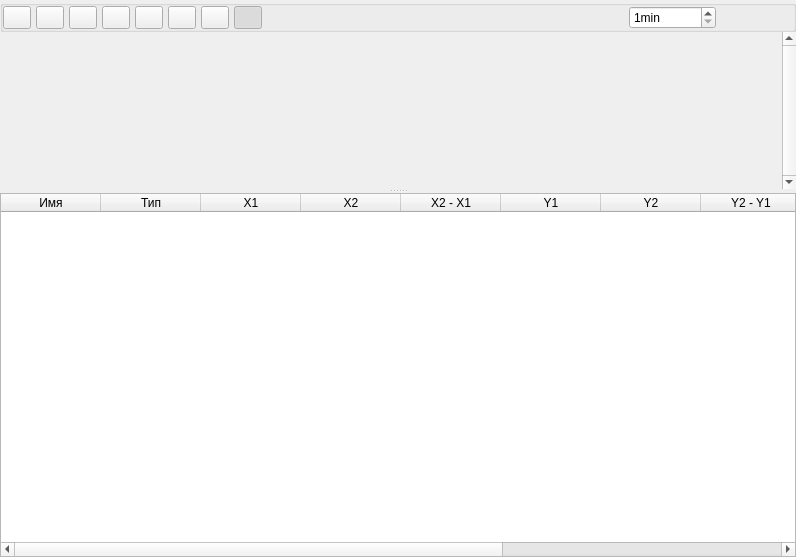
<?xml version="1.0" encoding="UTF-8"?>
<ui version="4.0">
 <class>GraphPanelWidget</class>
 <widget class="QWidget" name="GraphPanelWidget">
  <property name="geometry">
   <rect>
    <x>0</x>
    <y>0</y>
    <width>796</width>
    <height>557</height>
   </rect>
  </property>
  <property name="windowTitle">
   <string>GraphPanelWidget</string>
  </property>
  <layout class="QVBoxLayout" name="verticalLayout_4">
   <property name="spacing">
    <number>0</number>
   </property>
   <property name="leftMargin">
    <number>0</number>
   </property>
   <property name="topMargin">
    <number>0</number>
   </property>
   <property name="rightMargin">
    <number>0</number>
   </property>
   <property name="bottomMargin">
    <number>0</number>
   </property>
   <item>
    <widget class="QSplitter" name="splitter_2">
     <property name="orientation">
      <enum>Qt::Vertical</enum>
     </property>
     <widget class="QWidget" name="layoutWidget">
      <layout class="QVBoxLayout" name="verticalLayout">
       <property name="spacing">
        <number>0</number>
       </property>
       <item>
        <widget class="QGroupBox" name="groupBox">
         <property name="title">
          <string/>
         </property>
         <layout class="QHBoxLayout" name="horizontalLayout">
          <property name="spacing">
           <number>5</number>
          </property>
          <property name="leftMargin">
           <number>0</number>
          </property>
          <property name="topMargin">
           <number>0</number>
          </property>
          <property name="rightMargin">
           <number>0</number>
          </property>
          <property name="bottomMargin">
           <number>0</number>
          </property>
          <item>
           <widget class="QPushButton" name="btnResizeByAuto">
            <property name="maximumSize">
             <size>
              <width>28</width>
              <height>28</height>
             </size>
            </property>
            <property name="toolTip">
             <string>автошкала [CTRL+A]</string>
            </property>
            <property name="text">
             <string/>
            </property>
            <property name="icon">
             <iconset resource="../../SVMonitor/resources/resource.qrc">
              <normaloff>:/SVGp/images/iconResAuto.png</normaloff>:/SVGp/images/iconResAuto.png</iconset>
            </property>
            <property name="iconSize">
             <size>
              <width>23</width>
              <height>23</height>
             </size>
            </property>
            <property name="shortcut">
             <string>Ctrl+A</string>
            </property>
           </widget>
          </item>
          <item>
           <widget class="QPushButton" name="btnResizeByTime">
            <property name="maximumSize">
             <size>
              <width>28</width>
              <height>28</height>
             </size>
            </property>
            <property name="toolTip">
             <string>автошкала по времени  [CTRL+S]</string>
            </property>
            <property name="text">
             <string/>
            </property>
            <property name="icon">
             <iconset resource="../../SVMonitor/resources/resource.qrc">
              <normaloff>:/SVGp/images/iconResByTime.png</normaloff>:/SVGp/images/iconResByTime.png</iconset>
            </property>
            <property name="iconSize">
             <size>
              <width>23</width>
              <height>25</height>
             </size>
            </property>
            <property name="shortcut">
             <string>Ctrl+S</string>
            </property>
           </widget>
          </item>
          <item>
           <widget class="QPushButton" name="btnResizeByValue">
            <property name="maximumSize">
             <size>
              <width>28</width>
              <height>28</height>
             </size>
            </property>
            <property name="toolTip">
             <string>автошкала по амплитуде [CTRL+D]</string>
            </property>
            <property name="text">
             <string/>
            </property>
            <property name="icon">
             <iconset resource="../../SVMonitor/resources/resource.qrc">
              <normaloff>:/SVGp/images/iconResByValue.png</normaloff>:/SVGp/images/iconResByValue.png</iconset>
            </property>
            <property name="shortcut">
             <string>Ctrl+D</string>
            </property>
           </widget>
          </item>
          <item>
           <widget class="QPushButton" name="btnUndo">
            <property name="maximumSize">
             <size>
              <width>28</width>
              <height>28</height>
             </size>
            </property>
            <property name="toolTip">
             <string>вернуться [CTRL+Z]</string>
            </property>
            <property name="text">
             <string/>
            </property>
            <property name="icon">
             <iconset resource="../../SVMonitor/resources/resource.qrc">
              <normaloff>:/SVGp/images/bw.png</normaloff>:/SVGp/images/bw.png</iconset>
            </property>
            <property name="shortcut">
             <string>Ctrl+Z</string>
            </property>
           </widget>
          </item>
          <item>
           <widget class="QPushButton" name="btnColorUpdate">
            <property name="maximumSize">
             <size>
              <width>28</width>
              <height>28</height>
             </size>
            </property>
            <property name="toolTip">
             <string>сменить цвета  [CTRL+F]</string>
            </property>
            <property name="text">
             <string/>
            </property>
            <property name="icon">
             <iconset resource="../../SVMonitor/resources/resource.qrc">
              <normaloff>:/SVGp/images/color_wheel.png</normaloff>:/SVGp/images/color_wheel.png</iconset>
            </property>
            <property name="shortcut">
             <string>Ctrl+F</string>
            </property>
           </widget>
          </item>
          <item>
           <widget class="QPushButton" name="btnScalePos">
            <property name="maximumSize">
             <size>
              <width>28</width>
              <height>28</height>
             </size>
            </property>
            <property name="toolTip">
             <string>масштаб +</string>
            </property>
            <property name="text">
             <string/>
            </property>
            <property name="icon">
             <iconset resource="../../SVMonitor/resources/resource.qrc">
              <normaloff>:/SVGp/images/scalePos.png</normaloff>:/SVGp/images/scalePos.png</iconset>
            </property>
            <property name="iconSize">
             <size>
              <width>25</width>
              <height>25</height>
             </size>
            </property>
            <property name="shortcut">
             <string>+</string>
            </property>
            <property name="autoRepeat">
             <bool>true</bool>
            </property>
           </widget>
          </item>
          <item>
           <widget class="QPushButton" name="btnScaleNeg">
            <property name="maximumSize">
             <size>
              <width>28</width>
              <height>28</height>
             </size>
            </property>
            <property name="toolTip">
             <string>масштаб -</string>
            </property>
            <property name="text">
             <string/>
            </property>
            <property name="icon">
             <iconset resource="../../SVMonitor/resources/resource.qrc">
              <normaloff>:/SVGp/images/scaleNeg.png</normaloff>:/SVGp/images/scaleNeg.png</iconset>
            </property>
            <property name="iconSize">
             <size>
              <width>25</width>
              <height>25</height>
             </size>
            </property>
            <property name="shortcut">
             <string>-</string>
            </property>
            <property name="autoRepeat">
             <bool>true</bool>
            </property>
           </widget>
          </item>
          <item>
           <widget class="QPushButton" name="btnAScale">
            <property name="maximumSize">
             <size>
              <width>28</width>
              <height>28</height>
             </size>
            </property>
            <property name="toolTip">
             <string>автошкала [CTRL+G]</string>
            </property>
            <property name="text">
             <string/>
            </property>
            <property name="icon">
             <iconset resource="../../SVMonitor/resources/resource.qrc">
              <normaloff>:/SVGp/images/ascale.png</normaloff>:/SVGp/images/ascale.png</iconset>
            </property>
            <property name="iconSize">
             <size>
              <width>30</width>
              <height>30</height>
             </size>
            </property>
            <property name="shortcut">
             <string>Ctrl+G</string>
            </property>
            <property name="checkable">
             <bool>true</bool>
            </property>
            <property name="checked">
             <bool>true</bool>
            </property>
           </widget>
          </item>
          <item>
           <spacer name="horizontalSpacer_3">
            <property name="orientation">
             <enum>Qt::Horizontal</enum>
            </property>
            <property name="sizeHint" stdset="0">
             <size>
              <width>40</width>
              <height>20</height>
             </size>
            </property>
           </spacer>
          </item>
          <item>
           <widget class="QSpinBox" name="spnPeriodTimeMin">
            <property name="suffix">
             <string>min</string>
            </property>
            <property name="minimum">
             <number>1</number>
            </property>
            <property name="maximum">
             <number>1000000</number>
            </property>
           </widget>
          </item>
          <item>
           <spacer name="horizontalSpacer_4">
            <property name="orientation">
             <enum>Qt::Horizontal</enum>
            </property>
            <property name="sizeType">
             <enum>QSizePolicy::Fixed</enum>
            </property>
            <property name="sizeHint" stdset="0">
             <size>
              <width>40</width>
              <height>20</height>
             </size>
            </property>
           </spacer>
          </item>
          <item>
           <widget class="QLabel" name="label">
            <property name="maximumSize">
             <size>
              <width>100</width>
              <height>28</height>
             </size>
            </property>
            <property name="text">
             <string/>
            </property>
            <property name="pixmap">
             <pixmap resource="../../SVMonitor/resources/resource.qrc">:/SVGp/images/SVLabel.png</pixmap>
            </property>
            <property name="scaledContents">
             <bool>true</bool>
            </property>
           </widget>
          </item>
          <item>
           <spacer name="horizontalSpacer_5">
            <property name="orientation">
             <enum>Qt::Horizontal</enum>
            </property>
            <property name="sizeType">
             <enum>QSizePolicy::Fixed</enum>
            </property>
            <property name="sizeHint" stdset="0">
             <size>
              <width>25</width>
              <height>20</height>
             </size>
            </property>
           </spacer>
          </item>
         </layout>
        </widget>
       </item>
       <item>
        <widget class="QScrollArea" name="scrollArea">
         <property name="acceptDrops">
          <bool>true</bool>
         </property>
         <property name="frameShape">
          <enum>QFrame::NoFrame</enum>
         </property>
         <property name="verticalScrollBarPolicy">
          <enum>Qt::ScrollBarAlwaysOn</enum>
         </property>
         <property name="widgetResizable">
          <bool>true</bool>
         </property>
         <widget class="QWidget" name="scrollAreaWidgetContents">
          <property name="geometry">
           <rect>
            <x>0</x>
            <y>0</y>
            <width>780</width>
            <height>159</height>
           </rect>
          </property>
          <layout class="QVBoxLayout" name="verticalLayout_3">
           <property name="leftMargin">
            <number>0</number>
           </property>
           <property name="topMargin">
            <number>0</number>
           </property>
           <property name="rightMargin">
            <number>0</number>
           </property>
          </layout>
         </widget>
        </widget>
       </item>
      </layout>
     </widget>
     <widget class="QTableWidget" name="tblValues">
      <property name="sizePolicy">
       <sizepolicy hsizetype="Preferred" vsizetype="Preferred">
        <horstretch>0</horstretch>
        <verstretch>0</verstretch>
       </sizepolicy>
      </property>
      <property name="rowCount">
       <number>0</number>
      </property>
      <column>
       <property name="text">
        <string>Имя</string>
       </property>
      </column>
      <column>
       <property name="text">
        <string>Тип</string>
       </property>
      </column>
      <column>
       <property name="text">
        <string>X1</string>
       </property>
      </column>
      <column>
       <property name="text">
        <string>X2</string>
       </property>
      </column>
      <column>
       <property name="text">
        <string>X2 - X1</string>
       </property>
      </column>
      <column>
       <property name="text">
        <string>Y1</string>
       </property>
      </column>
      <column>
       <property name="text">
        <string>Y2</string>
       </property>
      </column>
      <column>
       <property name="text">
        <string>Y2 - Y1</string>
       </property>
      </column>
      <column>
       <property name="text">
        <string>MIN</string>
       </property>
      </column>
      <column>
       <property name="text">
        <string>AVR</string>
       </property>
      </column>
      <column>
       <property name="text">
        <string>MAX</string>
       </property>
      </column>
     </widget>
    </widget>
   </item>
  </layout>
 </widget>
 <resources>
  <include location="../../SVMonitor/resources/resource.qrc"/>
 </resources>
 <connections/>
</ui>
